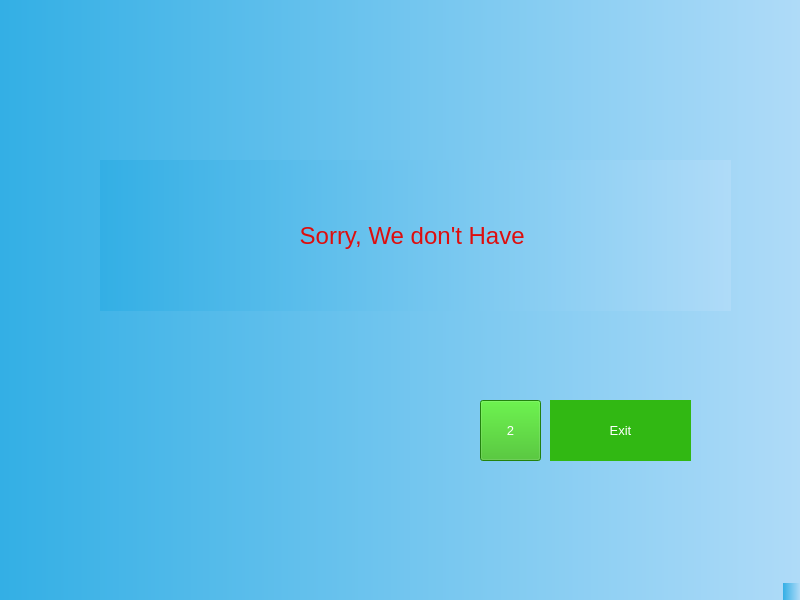
<?xml version="1.0" encoding="UTF-8"?>
<ui version="4.0">
 <class>voiceDoesntMatch</class>
 <widget class="QMainWindow" name="voiceDoesntMatch">
  <property name="geometry">
   <rect>
    <x>0</x>
    <y>0</y>
    <width>800</width>
    <height>600</height>
   </rect>
  </property>
  <property name="windowTitle">
   <string>voiceDoesntMatch</string>
  </property>
  <property name="styleSheet">
   <string notr="true">background-color: qlineargradient(spread:pad, x1:0, y1:0, x2:1, y2:0, stop:0 rgba(51, 175, 229, 255), stop:1 rgba(175, 219, 248, 255));
</string>
  </property>
  <widget class="QWidget" name="centralwidget">
   <widget class="QLabel" name="label_2">
    <property name="geometry">
     <rect>
      <x>550</x>
      <y>400</y>
      <width>141</width>
      <height>61</height>
     </rect>
    </property>
    <property name="font">
     <font>
      <pointsize>10</pointsize>
     </font>
    </property>
    <property name="styleSheet">
     <string notr="true">color: rgb(255, 255, 255);
background-color: rgb(49, 184, 19);</string>
    </property>
    <property name="text">
     <string>Exit</string>
    </property>
    <property name="alignment">
     <set>Qt::AlignCenter</set>
    </property>
   </widget>
   <widget class="QPushButton" name="pushButton_2">
    <property name="geometry">
     <rect>
      <x>480</x>
      <y>400</y>
      <width>61</width>
      <height>61</height>
     </rect>
    </property>
    <property name="font">
     <font>
      <pointsize>10</pointsize>
     </font>
    </property>
    <property name="styleSheet">
     <string notr="true">color: rgb(255, 255, 255);
background-color: rgb(49, 184, 19);</string>
    </property>
    <property name="text">
     <string>2</string>
    </property>
   </widget>
   <widget class="QLabel" name="label">
    <property name="geometry">
     <rect>
      <x>100</x>
      <y>160</y>
      <width>631</width>
      <height>151</height>
     </rect>
    </property>
    <property name="font">
     <font>
      <pointsize>18</pointsize>
     </font>
    </property>
    <property name="styleSheet">
     <string notr="true">color: rgb(221, 14, 14);</string>
    </property>
    <property name="text">
     <string>Sorry, We don't Have </string>
    </property>
    <property name="alignment">
     <set>Qt::AlignCenter</set>
    </property>
   </widget>
  </widget>
  <widget class="QMenuBar" name="menubar">
   <property name="geometry">
    <rect>
     <x>0</x>
     <y>0</y>
     <width>800</width>
     <height>26</height>
    </rect>
   </property>
  </widget>
  <widget class="QStatusBar" name="statusbar"/>
 </widget>
 <resources/>
 <connections/>
</ui>
